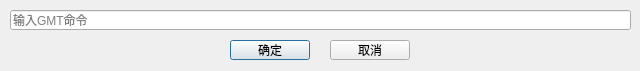
<?xml version="1.0" encoding="UTF-8"?>
<ui version="4.0">
 <class>GMT_custom</class>
 <widget class="QDialog" name="GMT_custom">
  <property name="geometry">
   <rect>
    <x>0</x>
    <y>0</y>
    <width>640</width>
    <height>71</height>
   </rect>
  </property>
  <property name="minimumSize">
   <size>
    <width>640</width>
    <height>71</height>
   </size>
  </property>
  <property name="maximumSize">
   <size>
    <width>640</width>
    <height>71</height>
   </size>
  </property>
  <property name="windowTitle">
   <string>Dialog</string>
  </property>
  <widget class="QLineEdit" name="cmd">
   <property name="geometry">
    <rect>
     <x>10</x>
     <y>10</y>
     <width>621</width>
     <height>20</height>
    </rect>
   </property>
   <property name="placeholderText">
    <string>输入GMT命令</string>
   </property>
  </widget>
  <widget class="QPushButton" name="bok">
   <property name="geometry">
    <rect>
     <x>230</x>
     <y>40</y>
     <width>80</width>
     <height>20</height>
    </rect>
   </property>
   <property name="text">
    <string>确定</string>
   </property>
  </widget>
  <widget class="QPushButton" name="bexit">
   <property name="geometry">
    <rect>
     <x>330</x>
     <y>40</y>
     <width>80</width>
     <height>20</height>
    </rect>
   </property>
   <property name="text">
    <string>取消</string>
   </property>
  </widget>
 </widget>
 <resources/>
 <connections/>
</ui>
